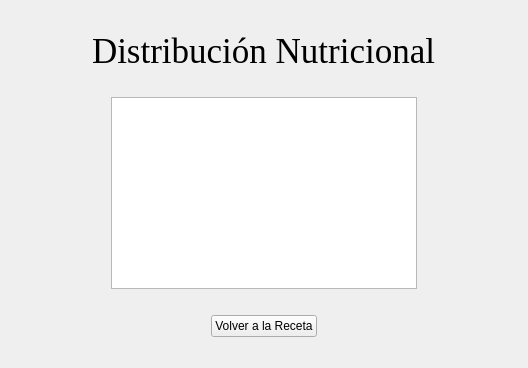
      <widget class="QWidget" name="vistaGrafico">
       <layout class="QVBoxLayout" name="verticalLayout_19">
        <item>
         <spacer name="verticalSpacer_37">
          <property name="orientation">
           <enum>Qt::Orientation::Vertical</enum>
          </property>
          <property name="sizeType">
           <enum>QSizePolicy::Policy::Fixed</enum>
          </property>
          <property name="sizeHint" stdset="0">
           <size>
            <width>20</width>
            <height>20</height>
           </size>
          </property>
         </spacer>
        </item>
        <item alignment="Qt::AlignmentFlag::AlignHCenter|Qt::AlignmentFlag::AlignVCenter">
         <widget class="QLabel" name="label_19">
          <property name="font">
           <font>
            <family>Times New Roman</family>
            <pointsize>26</pointsize>
           </font>
          </property>
          <property name="text">
           <string>Distribución Nutricional</string>
          </property>
         </widget>
        </item>
        <item>
         <spacer name="verticalSpacer_39">
          <property name="orientation">
           <enum>Qt::Orientation::Vertical</enum>
          </property>
          <property name="sizeType">
           <enum>QSizePolicy::Policy::Fixed</enum>
          </property>
          <property name="sizeHint" stdset="0">
           <size>
            <width>20</width>
            <height>20</height>
           </size>
          </property>
         </spacer>
        </item>
        <item>
         <layout class="QHBoxLayout" name="horizontalLayout_18">
          <item>
           <spacer name="horizontalSpacer_36">
            <property name="orientation">
             <enum>Qt::Orientation::Horizontal</enum>
            </property>
            <property name="sizeType">
             <enum>QSizePolicy::Policy::Fixed</enum>
            </property>
            <property name="sizeHint" stdset="0">
             <size>
              <width>100</width>
              <height>20</height>
             </size>
            </property>
           </spacer>
          </item>
          <item>
           <widget class="QChartView" name="grafico"/>
          </item>
          <item>
           <spacer name="horizontalSpacer_39">
            <property name="orientation">
             <enum>Qt::Orientation::Horizontal</enum>
            </property>
            <property name="sizeType">
             <enum>QSizePolicy::Policy::Fixed</enum>
            </property>
            <property name="sizeHint" stdset="0">
             <size>
              <width>100</width>
              <height>20</height>
             </size>
            </property>
           </spacer>
          </item>
         </layout>
        </item>
        <item>
         <spacer name="verticalSpacer_38">
          <property name="orientation">
           <enum>Qt::Orientation::Vertical</enum>
          </property>
          <property name="sizeType">
           <enum>QSizePolicy::Policy::Fixed</enum>
          </property>
          <property name="sizeHint" stdset="0">
           <size>
            <width>20</width>
            <height>20</height>
           </size>
          </property>
         </spacer>
        </item>
        <item>
         <layout class="QHBoxLayout" name="horizontalLayout_19">
          <item>
           <spacer name="horizontalSpacer_37">
            <property name="orientation">
             <enum>Qt::Orientation::Horizontal</enum>
            </property>
            <property name="sizeType">
             <enum>QSizePolicy::Policy::Fixed</enum>
            </property>
            <property name="sizeHint" stdset="0">
             <size>
              <width>200</width>
              <height>20</height>
             </size>
            </property>
           </spacer>
          </item>
          <item>
           <widget class="QPushButton" name="borrar">
            <property name="text">
             <string>Volver a la Receta</string>
            </property>
           </widget>
          </item>
          <item>
           <spacer name="horizontalSpacer_38">
            <property name="orientation">
             <enum>Qt::Orientation::Horizontal</enum>
            </property>
            <property name="sizeType">
             <enum>QSizePolicy::Policy::Fixed</enum>
            </property>
            <property name="sizeHint" stdset="0">
             <size>
              <width>200</width>
              <height>20</height>
             </size>
            </property>
           </spacer>
          </item>
         </layout>
        </item>
        <item>
         <spacer name="verticalSpacer_36">
          <property name="orientation">
           <enum>Qt::Orientation::Vertical</enum>
          </property>
          <property name="sizeType">
           <enum>QSizePolicy::Policy::Fixed</enum>
          </property>
          <property name="sizeHint" stdset="0">
           <size>
            <width>20</width>
            <height>20</height>
           </size>
          </property>
         </spacer>
        </item>
       </layout>
      </widget>
